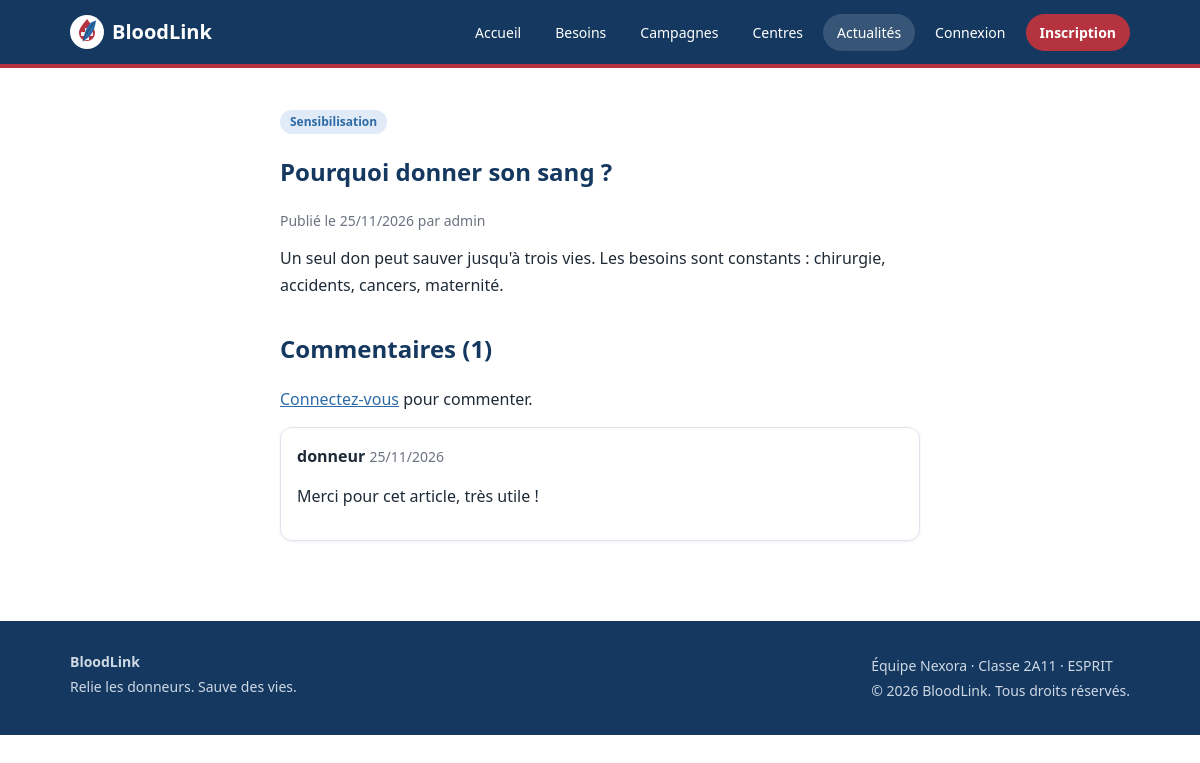
The app's page /index.php?page=article&id=1 with its own data.
### tables this page shows
CREATE TABLE IF NOT EXISTS articles (
    id INT AUTO_INCREMENT PRIMARY KEY,
    title VARCHAR(200) NOT NULL UNIQUE,
    content TEXT NOT NULL,
    category_id INT NOT NULL,
    author_id INT NULL,
    created_at TIMESTAMP DEFAULT CURRENT_TIMESTAMP,
    CONSTRAINT fk_articles_category FOREIGN KEY (category_id) REFERENCES categories(id),
    CONSTRAINT fk_articles_author FOREIGN KEY (author_id) REFERENCES users(id) ON DELETE SET NULL
);

CREATE TABLE IF NOT EXISTS categories (
    id INT AUTO_INCREMENT PRIMARY KEY,
    name VARCHAR(80) NOT NULL UNIQUE
);

CREATE TABLE IF NOT EXISTS users (
    id INT AUTO_INCREMENT PRIMARY KEY,
    username VARCHAR(50) NOT NULL UNIQUE,
    email VARCHAR(150) NOT NULL UNIQUE,
    password VARCHAR(255) NOT NULL,
    role ENUM('user', 'centre', 'admin') NOT NULL DEFAULT 'user',
    centre_id INT NULL,
    created_at TIMESTAMP DEFAULT CURRENT_TIMESTAMP,
    CONSTRAINT fk_users_centre FOREIGN KEY (centre_id) REFERENCES centres(id) ON DELETE SET NULL
);

CREATE TABLE IF NOT EXISTS comments (
    id INT AUTO_INCREMENT PRIMARY KEY,
    article_id INT NOT NULL,
    user_id INT NOT NULL,
    content TEXT NOT NULL,
    status ENUM('visible', 'hidden') NOT NULL DEFAULT 'visible',
    created_at TIMESTAMP DEFAULT CURRENT_TIMESTAMP,
    CONSTRAINT fk_comments_article FOREIGN KEY (article_id) REFERENCES articles(id) ON DELETE CASCADE,
    CONSTRAINT fk_comments_user FOREIGN KEY (user_id) REFERENCES users(id) ON DELETE CASCADE
);

### app/Controllers/Controller.php (called while the page is built, shortened)
<?php
abstract class Controller
{
    protected function render(string $view, array $data = [], ?string $scriptsView = null): void
    {
        $content      = $this->capture(__DIR__ . '/../Views/pages/' . $view . '.php', $data);
    }
    private function capture(string $file, array $data): string
    {
        extract($data, EXTR_SKIP);
        require $file;
        return (string) ob_get_clean();
    }
}

### app/Controllers/ArticleController.php (called while the page is built, shortened)
<?php
class ArticleController extends Controller
{
    public function show(): void
    {
        $id = (int) ($_GET['id'] ?? 0);
        $article = Article::find($id);
        $error = null;
        $this->render('article', ['article' => $article, 'comments' => Article::comments($id), 'error' => $error]);
    }
}

### public/index.php (called while the page is built, shortened)
<?php
$app = __DIR__ . '/../app';
require_once $app . '/config/Database.php';
require_once $app . '/helpers.php';
require_once $app . '/Models/Model.php';
foreach (glob($app . '/Models/*.php') as $file) {
    require_once $file;
}
require_once $app . '/Controllers/Controller.php';
$routes = require $app . '/routes.php';
$page   = (string) ($_GET['page'] ?? 'home');
[$class, $method, $access] = $routes[$page];
try {
    (new $class())->$method();
} catch (Throwable $e) {
    error_log($e->getMessage());
    (new ErrorController())->serverError();
}

### app/config/Database.php (called while the page is built)
<?php
class Database
{
    private static ?PDO $pdo = null;
    public static function getConnexion(): PDO
    {
        if (self::$pdo === null) {
            $file = is_file(__DIR__ . '/config.php') ? __DIR__ . '/config.php' : __DIR__ . '/config.example.php';
            $c = require $file;
            try {
                self::$pdo = new PDO(
                    'mysql:host=' . $c['host'] . ';dbname=' . $c['name'] . ';charset=utf8mb4',
                    $c['user'],
                    $c['pass'],
                    [
                        PDO::ATTR_ERRMODE            => PDO::ERRMODE_EXCEPTION,
                        PDO::ATTR_DEFAULT_FETCH_MODE => PDO::FETCH_ASSOC,
                        PDO::ATTR_EMULATE_PREPARES   => false,
                    ]
                );
            } catch (PDOException $e) {
                error_log('DB connection failed: ' . $e->getMessage());
                throw new RuntimeException('Base de données indisponible.', 0, $e);
            }
        }
        return self::$pdo;
    }
}

### app/config/config.example.php (called while the page is built)
<?php
return [
    'host' => 'localhost',
    'name' => 'bloodlink',
    'user' => 'root',
    'pass' => '',
];

### app/Models/Model.php (called while the page is built, shortened)
<?php
class Model
{
    public static function all(string $sql, array $params = []): array
    {
        $stmt = Database::getConnexion()->prepare($sql);
        $stmt->execute($params);
        return $stmt->fetchAll();
    }
    public static function one(string $sql, array $params = []): ?array
    {
        return self::all($sql, $params)[0] ?? null;
    }
}

### app/Models/Article.php (called while the page is built, shortened)
<?php
class Article extends Model
{
    public static function find(int $id): ?array
    {
        return self::one(
            'SELECT a.*, c.name AS category, u.username AS author FROM articles a
             JOIN categories c ON c.id = a.category_id LEFT JOIN users u ON u.id = a.author_id WHERE a.id = :id',
            ['id' => $id]
        );
    }
    public static function comments(int $articleId): array
    {
        return self::all(
            "SELECT m.content, m.created_at, u.username FROM comments m JOIN users u ON u.id = m.user_id
             WHERE m.article_id = :a AND m.status = 'visible' ORDER BY m.created_at DESC",
            ['a' => $articleId]
        );
    }
}

### app/helpers.php (called while the page is built, shortened)
<?php
function e(mixed $value): string
{
    return htmlspecialchars((string) $value, ENT_QUOTES, 'UTF-8');
}
function dateFr(?string $date): string
{
    return $date ? date('d/m/Y', strtotime($date)) : '';
}

### app/Controllers/AuthController.php (called while the page is built, shortened)
<?php
class AuthController extends Controller
{
    public static function isAuthenticated(): bool
    {
        return !empty($_SESSION['user_id']);
    }
}

### app/Views/pages/article.php (the view, shortened to what this page needs)
<section class="wrap section narrow">
    <span class="badge badge-user"><?= e($article['category']) ?></span>
    <h1><?= e($article['title']) ?></h1>
    <p class="muted">Publié le <?= dateFr($article['created_at']) ?><?= $article['author'] ? ' par ' . e($article['author']) : '' ?></p>
    <div class="prose"><?= nl2br(e($article['content'])) ?></div>
    <h2>Commentaires (<?= count($comments) ?>)</h2>
    <?php if (AuthController::isAuthenticated()): ?>
        <form method="POST" action="index.php?page=article&amp;id=<?= (int) $article['id'] ?>">
            <?= csrf_field() ?>
            <label for="content">Votre commentaire</label>
            <textarea id="content" name="content" rows="3" maxlength="1000" required></textarea>
            <button class="btn btn-primary" type="submit">Publier</button>
        </form>
    <?php else: ?>
        <p><a href="index.php?page=login">Connectez-vous</a> pour commenter.</p>
    <?php endif; ?>
    <?php foreach ($comments as $m): ?>
        <div class="card comment"><strong><?= e($m['username']) ?></strong> <span class="muted"><?= dateFr($m['created_at']) ?></span>
            <p><?= nl2br(e($m['content'])) ?></p></div>
    <?php endforeach; ?>
</section>

### public/assets/css/style.css (style rules this page uses)
:root { --navy: #14385F; --red: #B5333F; --blue: #2E6BA6; --grey: #F3F6FA; --text: #1f2a37; --muted: #6b7280; --border: #dfe5ee; --radius: 12px; }
* { box-sizing: border-box; }
body { margin: 0; font-family: 'Segoe UI', Roboto, Arial, sans-serif; color: var(--text); background: #fff; line-height: 1.5; }
a { color: var(--blue); }
.wrap { max-width: 1100px; margin: 0 auto; padding: 0 20px; }
.section { padding: 40px 20px; }
.muted { color: var(--muted); font-size: 14px; }
.card { background: #fff; border: 1px solid var(--border); border-radius: var(--radius); padding: 24px; box-shadow: 0 1px 3px rgba(20,56,95,.08); }
h2 { color: var(--navy); }
.badge { display: inline-block; padding: 3px 10px; border-radius: 12px; font-size: 12px; font-weight: 600; }
.badge-user { background: #e0ebf7; color: var(--blue); }
.narrow { max-width: 680px; }
.comment { margin-top: 14px; padding: 16px; }
.prose { line-height: 1.7; margin-bottom: 32px; }
.section h1 { color: var(--navy); }

### records on screen
articles: category.name "Sensibilisation", title "Pourquoi donner son sang ?", created_at "25/11/2026", author.username "admin", content "Un seul don peut sauver jusqu'à trois vies. Les besoins sont constants : chirurgie, accidents, cancers, maternité."
comments: user.username "donneur", created_at "25/11/2026", content "Merci pour cet article, très utile !"

### other values on screen
count($comments) "1"
